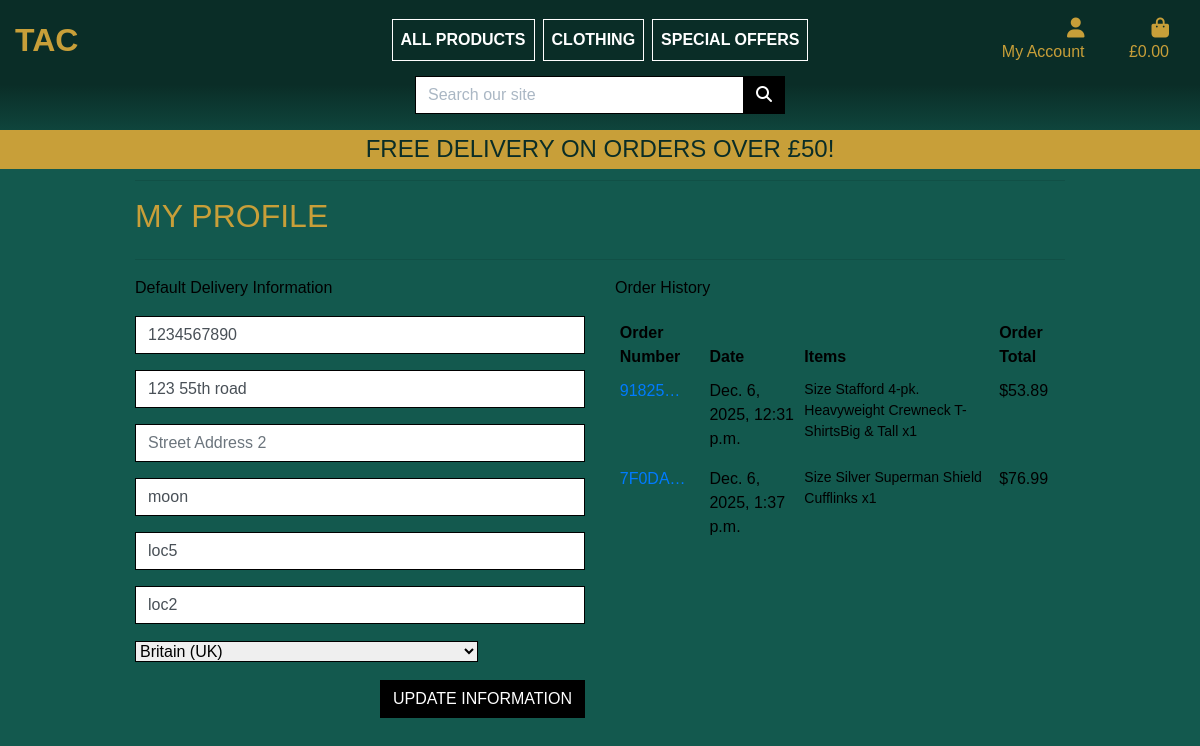
Before: /profile/ (signed in) with the older database file.
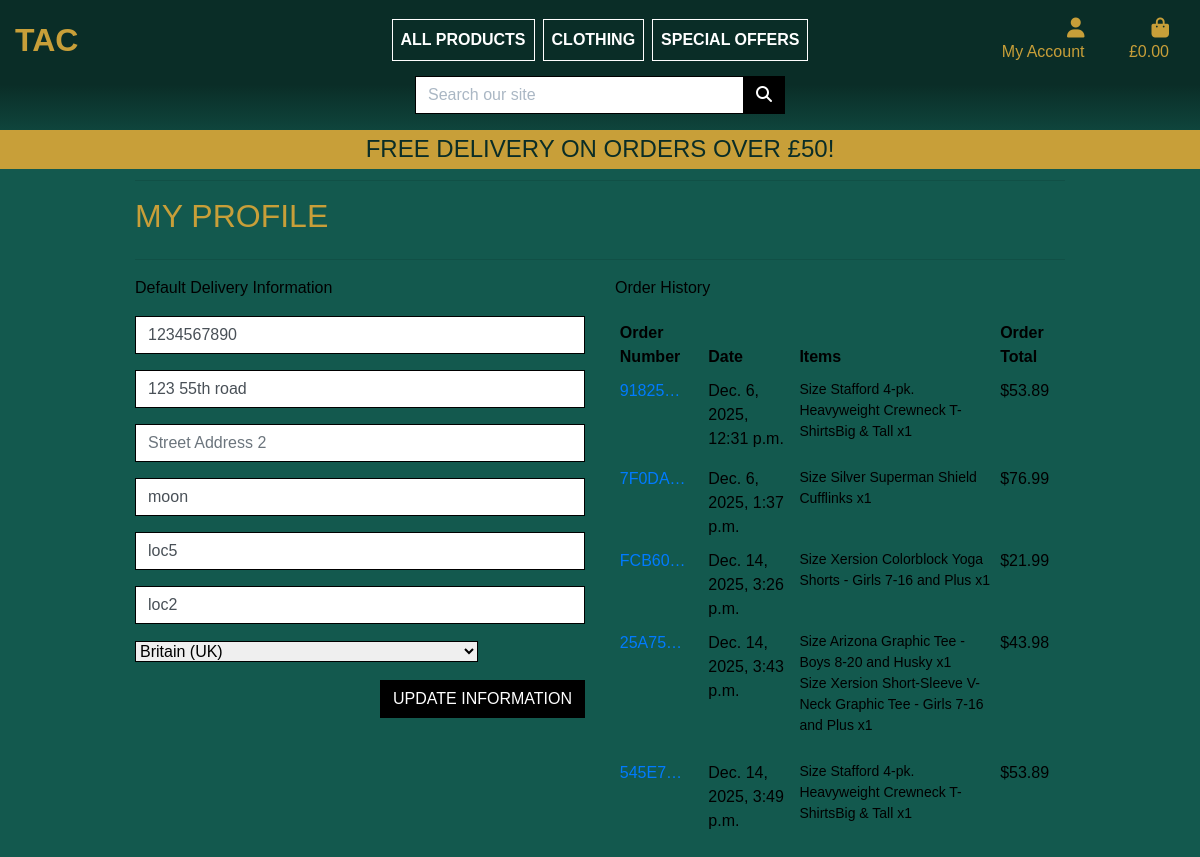
After: the same page with the newer database file.
### profiles/models.py (models this page shows, shortened)
class UserProfile(models.Model):
    user = models.OneToOneField(User, on_delete=models.CASCADE)
    default_phone_number = models.CharField(max_length=20, null=True, blank=True)
    default_street_address1 = models.CharField(max_length=80, null=True, blank=True)
    default_street_address2 = models.CharField(max_length=80, null=True, blank=True)
    default_town_or_city = models.CharField(max_length=40, null=True, blank=True)
    default_county = models.CharField(max_length=80, null=True, blank=True)
    default_postcode = models.CharField(max_length=20, null=True, blank=True)
    default_country = CountryField(blank_label='Country', null=True, blank=True)

### checkout/models.py (models this page shows, shortened)
class Order(models.Model):
    order_number = models.CharField(max_length=32, null=False, editable=False)
    user_profile = models.ForeignKey(UserProfile, on_delete=models.SET_NULL, null=True, blank=True, related_name='orders')
    full_name = models.CharField(max_length=50, null=False, blank=False)
    email = models.EmailField(max_length=254, null=False, blank=False)
    phone_number = models.CharField(max_length=20, null=False, blank=False)
    country = CountryField(blank_label='Country *', null=False, blank=False)
    postcode = models.CharField(max_length=20, null=True, blank=True)
    town_or_city = models.CharField(max_length=40, null=False, blank=False)
    street_address1 = models.CharField(max_length=80, null=False, blank=False)
    street_address2 = models.CharField(max_length=80, null=True, blank=True)
    county = models.CharField(max_length=80, null=True, blank=True)
    date = models.DateTimeField(auto_now_add=True)
    delivery_cost = models.DecimalField(max_digits=6, decimal_places=2, null=False, default=0)
    order_total = models.DecimalField(max_digits=10, decimal_places=2, null=False, default=0)
    grand_total = models.DecimalField(max_digits=10, decimal_places=2, null=False, default=0)
    original_bag = models.TextField(null=False, blank=False, default='')
    stripe_pid = models.CharField(max_length=254, null=False, blank=False, default='')

class OrderLineItem(models.Model):
    order = models.ForeignKey(Order, null=False, blank=False, on_delete=models.CASCADE, related_name='lineitems')
    product = models.ForeignKey(Product, null=False, blank=False, on_delete=models.CASCADE)
    product_size = models.CharField(max_length=2, null=True, blank=True) # XS, S, M, L, XL
    quantity = models.IntegerField(null=False, blank=False, default=0)
    lineitem_total = models.DecimalField(max_digits=6, decimal_places=2, null=False, blank=False, editable=False)

### products/models.py (models this page shows, shortened)
class Product(models.Model):
    category = models.ForeignKey('Category', null=True, blank=True, on_delete=models.SET_NULL)
    sku = models.CharField(max_length=254, null=True, blank=True)
    name = models.CharField(max_length=254)
    description = models.TextField()
    has_sizes = models.BooleanField(default=False, null=True, blank=True)
    price = models.DecimalField(max_digits=6, decimal_places=2)
    rating = models.DecimalField(max_digits=6, decimal_places=2, null=True, blank=True)
    image_url = models.URLField(max_length=1024, null=True, blank=True)
    image = models.ImageField(null=True, blank=True)
    image_alt = models.CharField(max_length=50, blank=True, help_text="Detailed description for users that struggle to see the image, please describe colour, style, target audience", default="Undefined")

### profiles/views.py (the view)
# urls.py: path('', views.profile, name='profile'),
@login_required
def profile(request):
    profile = get_object_or_404(UserProfile, user=request.user)
    if request.method == 'POST':
        form = UserProfileForm(request.POST, instance=profile)
        if form.is_valid():
            form.save()
            messages.success(request, 'Profile updated successfully')
        else:
            messages.error(request, 'Update failed. Please ensure the form is valid.')
    else:
        form = UserProfileForm(instance=profile)
    orders = profile.orders.all()
    template = 'profiles/profile.html'
    context = {
        'form': form,
        'orders': orders,
        'on_profile_page': True
    }
    return render(request, template, context)

### profiles/forms.py
class UserProfileForm(forms.ModelForm):
    class Meta:
        model = UserProfile
        exclude = ('user',)
    def __init__(self, *args, **kwargs):
        super().__init__(*args, **kwargs)
        placeholders = {
            'default_phone_number': 'Phone Number',
            'default_postcode': 'Postal Code',
            'default_town_or_city': 'Town or City',
            'default_street_address1': 'Street Address 1',
            'default_street_address2': 'Street Address 2',
            'default_county': 'County, State or Locality',
        }
        self.fields['default_phone_number'].widget.attrs['autofocus'] = True
        for field in self.fields:
            if field != 'default_country':
                if self.fields[field].required:
                    placeholder = f'{placeholders[field]} *'
                else:
                    placeholder = placeholders[field]
                self.fields[field].widget.attrs['placeholder'] = placeholder
            self.fields[field].widget.attrs['class'] = 'border-black rounded-0 profile-form-input'
            self.fields[field].label = False

### shopbag/contexts.py (called while the page is built, shortened)
def bag_contents(request):
    bag_items = []
    total = 0
    product_count = 0
    bag = request.session.get('bag', {})
    if total < settings.FREE_DELIVERY_THRESHOLD:
        delivery = total * Decimal(settings.STANDARD_DELIVERY_PERCENTAGE / 100)
        free_delivery_delta = settings.FREE_DELIVERY_THRESHOLD - total
    else:
        delivery = 0
        free_delivery_delta = 0
    grand_total = delivery + total
    context = {
        'bag_items': bag_items,
        'total': total,
        'product_count': product_count,
        'delivery': delivery,
        'free_delivery_delta': free_delivery_delta,
        'free_delivery_threshold': settings.FREE_DELIVERY_THRESHOLD,
        'grand_total': grand_total,
    }
    return context

### profiles/templates/profiles/profile.html (shortened to what this page needs)
{% extends "base.html" %}
{% load static %}
{% block page_header %}
    <div class="container header-container">
    </div>
{% endblock %}
{% block content %}
    <div class="overlay extend"></div>
    <div class="container">
        <div class="row">
            <div class="col">
                <hr>
                <h2 class="logo-font mb-4 text-gld">My Profile</h2>
                <hr>
            </div>
        </div>
        <div class="row">
            <div class="col-12 col-lg-6">
                <p class="text-black">Default Delivery Information</p>
                <form class="mt-3" action="{% url 'profile' %}" method="POST" id="profile-update-form">
                    {{ form|crispy }}
                    <button class="btn btn-black rounded-0 text-uppercase float-right">Update Information</button>
                </form>
            </div>
            <div class="col-12 col-lg-6">
                <p class="text-black">Order History</p>
                <div class="order-history table-responsive">
                    {% if orders %}
                        <table class="table table-sm table-borderless text-black">
                            <thead>
                                <tr>
                                    <th>Order Number</th>
                                    <th>Date</th>
                                    <th>Items</th>
                                    <th>Order Total</th>
                                </tr>
                            </thead>
                            <tbody>
                                {% for order in orders %}
                                    <tr>
                                        <td>
                                            <a href="{% url 'order_history' order.order_number %}"
                                            title="{{ order.order_number }}">
                                                {{ order.order_number|truncatechars:6 }}
                                            </a>
                                        </td>
                                        <td>{{ order.date }}</td>
                                        <td>
                                            <ul class="list-unstyled">
                                                {% for item in order.lineitems.all %}
                                                    <li class="small">
                                                        {% if item.product.has_sizes %}
                                                            Size {{ item.product.size|upper }}
                                                        {% endif %}
                                                        {{ item.product.name }} x{{ item.quantity }}
                                                    </li>
                                                {% endfor %}
                                            </ul>
                                        </td>
                                        <td>${{ order.grand_total }}</td>
                                    </tr>
                                {% endfor %}
                            </tbody>
                        </table>
                    {% else %}
                        <p class="text-muted mt-3">No current orders.</p>
                    {% endif %}
                </div>
            </div>
        </div>
{% endblock %}

### templates/base.html (shortened to what this page needs)
{% load static %}
<!doctype html>
<html lang="en">
<head>
    {% block corecss %}
        <link rel="stylesheet" href="https://cdn.jsdelivr.net/npm/bootstrap@4.6.2/dist/css/bootstrap.min.css">
        <link rel="stylesheet" href="{% static 'css/base.css' %}">
    {% endblock %}
</head>
<body class="bg-green">
<header class="container-fluid fixed-top head-container">
    <div id="topnav" class="row pt-lg-2 pb-lg-1 d-flex align-items-center">
        <div class="col-6 col-lg-3 text-left d-flex align-items-center">
            <a href="{% url 'home' %}" class="nav-link main-logo-link p-0 m-0">
                <h2 class="logo-font base-tac m-0"><strong>Tac</strong></h2>
            </a>
        </div>
        <div class="col-6 col-lg-6 d-flex justify-content-end justify-content-lg-center">
            <nav class="navbar navbar-expand-lg navbar-light w-100 p-0">
                <div class="collapse navbar-collapse justify-content-center" id="main-nav">
                    {% include 'includes/main-nav.html' %}
                </div>
            </nav>
        </div>
         {% if not request.path|slice:":9" == "/account/" %}
            <div class="col-12 col-lg-3 text-center text-lg-right mt-2 mt-lg-0">
                <ul class="list-inline list-unstyled my-0">
                    <li class="list-inline-item dropdown">
                        <a class="text-gld nav-link" href="#" id="user-options" data-toggle="dropdown">
                            <div>
                                <i class="fas fa-user fa-lg"></i>
                                <p class="my-0">My Account</p>
                            </div>
                        </a>
                    </li>
                    <li class="list-inline-item">
                        <a class="nav-link {% if grand_total %}text-info font-weight-bold{% else %}text-gld{% endif %}"
                        href="{% url 'view_bag' %}">
                            <div>
                                <i class="fas fa-shopping-bag fa-lg"></i>
                                <p class="my-0">
                                    £{{ grand_total|default:"0.00"|floatformat:2 }}
                                </p>
                            </div>
                        </a>
                    </li>
                </ul>
            </div>
        {% endif %}
    </div>
    <div class="row justify-content-center pb-3">
        <div class="col-12 col-lg-4">
            <form method="GET" action="{% url 'products' %}">
                <div class="input-group">
                    <input class="form-control border border-black rounded-0" type="text" name="q"
                        placeholder="Search our site">
                    <div class="input-group-append">
                        <button class="btn btn-black border-black rounded-0" type="submit">
                            <i class="fas fa-search"></i>
                        </button>
                    </div>
                </div>
            </form>
        </div>
    </div>
    <div class="row text-center">
        <div class="col bg-gld text-green bd-gld">
            <h4 class="logo-font my-1">Free Delivery on orders over £{{ free_delivery_threshold }}!</h4>
        </div>
    </div>
</header>
    {% block page_header %}{% endblock %}
<main class="page-content">
    {% block content %}{% endblock %}
</main>
</body>
</html>

### templates/includes/main-nav.html (shortened to what this page needs)
<div class="collapse navbar-collapse" id="main-nav">
    <ul class="navbar-nav w-auto mx-auto">
        <li class="nav-item dropdown text-center border-nav mr-1 ml-1">
            <a class="logo-font font-weight-bold nav-link text-white" href="#" id="all-products-link" data-toggle="dropdown" aria-haspopup="true" aria-expanded="false">
                All Products
            </a>
        </li>
        <li class="nav-item dropdown border-nav mr-1 ml-1">
            <a class="logo-font font-weight-bold nav-link text-white text-center" href="#" id="clothing-link" data-toggle="dropdown" aria-haspopup="true" aria-expanded="false">
                Clothing
            </a>
        </li>
        <li class="nav-item dropdown border-nav mr-1 ml-1">
            <a class="logo-font font-weight-bold nav-link text-white text-center" href="#" id="specials-link" data-toggle="dropdown" aria-haspopup="true" aria-expanded="false">
                Special Offers
            </a>
        </li>
    </ul>
</div>

### static/css/base.css (style rules this page uses)
html { height: 100%; background-color: #13594E; }
body { color: #555; font-family: Arial, sans-serif; background-color: #13594E; }
.logo-font { text-transform: uppercase; }
.base-tac { color: #C89F39; }
.main-logo-link { width: fit-content; }
.head-container { background: linear-gradient( to bottom, #0A2D27 0%, #0A2D27 50%, #13594E 100% ); }
.btn-black { background: black; color: white; }
.text-black { color: #000 !important; }
.text-white { color: #ffffff !important; }
.text-green { color: #0A2D27; }
.text-gld { color: #C89F39 !important; }
.border-nav { border-radius: 0%; border-style: solid; border-color: #ffffff; border-width: 1px; }
.border-black { border: 1px solid black !important; }
.bg-gld { background: #C89F39 !important; }
.bd-gld { border-color: #C89F39; border-style: solid; border-width: 1px; }
.bg-green { background-color: #13594E; }
.overlay { height: 100%; width: 100%; top: 0; left: 0; position: fixed; z-index: -1; }
input[name='q']::placeholder { color: #aab7c4; }
@media (min-width: 1200px) { .container { max-width: 80%; } }
@media (min-width: 992px) { .header-container { padding-top: 164px; } }

Changed rows visible on the page:
added Order: order_number "FCB60…", date "Dec. 14, 2025, 3:26 p.m.", grand_total "21.99"
added OrderLineItem: product.name "Xersion Colorblock Yoga Shorts - Girls 7-16 and Plus", quantity "1", shown under "FCB60…"
added Order: order_number "25A75…", date "Dec. 14, 2025, 3:43 p.m.", grand_total "43.98"
added OrderLineItem: product.name "Arizona Graphic Tee - Boys 8-20 and Husky", quantity "1", shown under "25A75…"
added OrderLineItem: product.name "Xersion Short-Sleeve V-Neck Graphic Tee - Girls 7-16 and Plus", quantity "1", shown under "25A75…"
added Order: order_number "545E7…", date "Dec. 14, 2025, 3:49 p.m.", grand_total "53.89"
added OrderLineItem: product.name "Stafford 4-pk. Heavyweight Crewneck T-ShirtsBig & Tall", quantity "1", shown under "545E7…"
